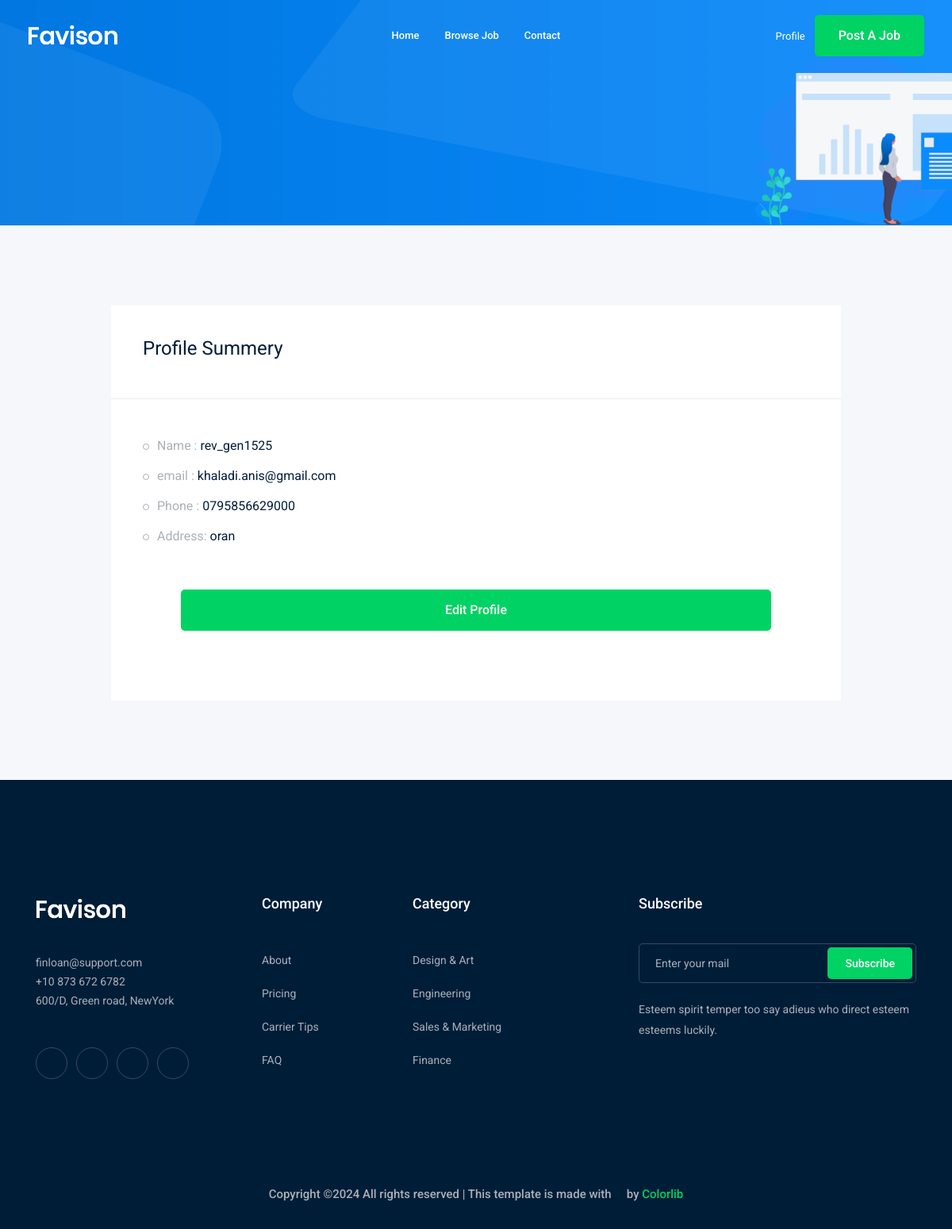
The app's page /accounts/profile (signed in) with its own data.
### accounts/models.py (models this page shows)
class Profile(models.Model):
    user = models.OneToOneField(User, on_delete=models.CASCADE)
    city = models.ForeignKey("City",related_name='user_name', on_delete=models.CASCADE, blank=True, null=True)
    number = models.CharField(max_length=50)
    image = models.ImageField(upload_to='profile/')
    def __str__(self) -> str:
        return str(self.user)

class City(models.Model):
    name = models.CharField(max_length=50)
    def __str__(self) -> str:
        return str(self.name)

### accounts/views.py (the view)
# urls.py: path('profile',views.profile, name='profile'),
def profile(request):
    profile = Profile.objects.get(user=request.user)
    return render (request, 'accounts/profile.html', {'profile':profile})

### accounts/templates/accounts/profile.html (shortened to what this page needs)
{% extends 'base.html' %}
{% load bootstrap4 %}
{% block body %}
    <div class="bradcam_area bradcam_bg_1">
        <div class="container">
            <div class="row">
                <div class="col-xl-12">
                </div>
            </div>
        </div>
    </div>
    <div class="job_details_area">
        <div class="container">
            <div class="row">
                <div class="col-lg-10 mx-auto">
                    <div class="job_sumary">
                        <div class="summery_header">
                            <h3>Profile Summery</h3>
                        </div>
                        <div class="job_content">
                            <ul>
                                <li>Name : <span>{{profile}}</span></li>
                                <li>email : <span>{{profile.user.email}}</span></li>
                                <li>Phone : <span>{{profile.number}} </span></li>
                                <li>Address: <span>{{profile.city}}</span></li>
                            </ul>
                            <div class="p-5">
                                <a href="{% url 'accounts:profile_edit' %}" class="boxed-btn3 w-100">Edit Profile</a>
                            </div>
                        </div>
                    </div>
                </div>
            </div>
        </div>
    </div>
{% endblock body %}

### records on screen
Profile: user.username "rev_gen1525", user.email "khaladi.anis@gmail.com", number "0795856629000", city "oran"
